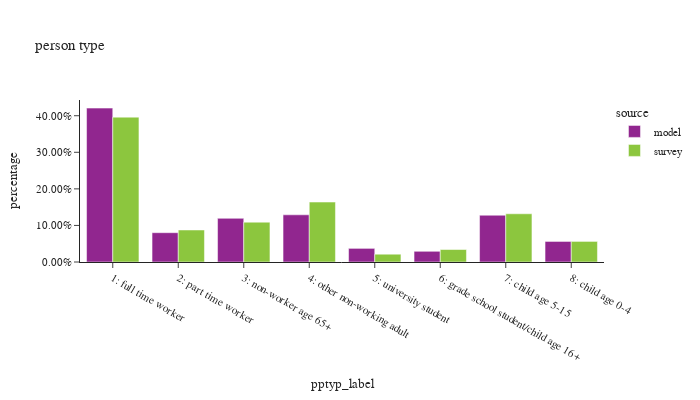

The cell this chart's notebook holds for it:
### Code cell
df_plot = person.groupby(['source','pptyp_label'])['psexpfac'].sum().reset_index()
df_plot['percentage'] = df_plot.groupby(['source'], group_keys=False)['psexpfac'].\
        apply(lambda x: x / float(x.sum()))

df_plot_ct = person.groupby(['source','pptyp_label'])['psexpfac'].count().reset_index(). \
    rename(columns={'psexpfac':'sample count'})
df_plot = df_plot.merge(df_plot_ct, on=['source','pptyp_label'])

fig = px.bar(df_plot.sort_values(by=['source']), x="pptyp_label", y="percentage", color="source",
             hover_data=['sample count'],
             barmode="group",title="person type")
fig.update_layout(height=400, width=700, font=dict(size=11),
                  yaxis=dict(tickformat=".2%"))
fig.show()

### Figure 1 — Plotly figure (JSON) as saved in the notebook; plotly's stock layout.template omitted (floating-point values rounded to 4 significant figures)
{"data": [{"alignmentgroup": "True", "customdata": [[1833165], [348968], [520052], [562022], [162388], [127563], [557103], [244758]], "hovertemplate": "source=model<br>pptyp_label=%{x}<br>percentage=%{y}<br>sample count=%{customdata[0]}<extra></extra>", "legendgroup": "model", "marker": {"color": "#91268F", "pattern": {"shape": ""}}, "name": "model", "offsetgroup": "model", "orientation": "v", "showlegend": true, "textposition": "auto", "type": "bar", "x": ["1: full time worker", "2: part time worker", "3: non-worker age 65+", "4: other non-working adult", "5: university student", "6: grade school student/child age 16+", "7: child age 5-15", "8: child age 0-4"], "xaxis": "x", "y": [0.4208, 0.08011, 0.1194, 0.129, 0.03728, 0.02928, 0.1279, 0.05619], "yaxis": "y"}, {"alignmentgroup": "True", "customdata": [[2895], [555], [1090], [1039], [170], [125], [573], [288]], "hovertemplate": "source=survey<br>pptyp_label=%{x}<br>percentage=%{y}<br>sample count=%{customdata[0]}<extra></extra>", "legendgroup": "survey", "marker": {"color": "#8CC63E", "pattern": {"shape": ""}}, "name": "survey", "offsetgroup": "survey", "orientation": "v", "showlegend": true, "textposition": "auto", "type": "bar", "x": ["1: full time worker", "2: part time worker", "3: non-worker age 65+", "4: other non-working adult", "5: university student", "6: grade school student/child age 16+", "7: child age 5-15", "8: child age 0-4"], "xaxis": "x", "y": [0.3961, 0.08753, 0.1089, 0.1639, 0.02129, 0.0341, 0.1318, 0.0563], "yaxis": "y"}], "layout": {"barmode": "group", "font": {"size": 11}, "height": 400, "legend": {"title": {"text": "source"}, "tracegroupgap": 0}, "title": {"text": "person type"}, "width": 700, "xaxis": {"anchor": "y", "domain": [0.0, 1.0], "title": {"text": "pptyp_label"}}, "yaxis": {"anchor": "x", "domain": [0.0, 1.0], "tickformat": ".2%", "title": {"text": "percentage"}}}}
